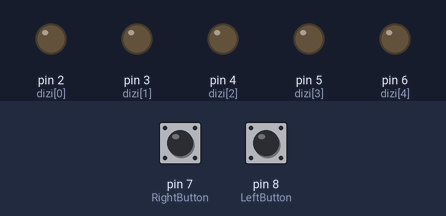
This sketch was run on a simulated Arduino Uno, built with avr-gcc and run on an emulated ATmega328P. Shown: output pins drawn as LEDs (lit = HIGH). The inputs (shaded band) are chosen by the test bench; at power-on: pin 7 (RightButton) LOW, pin 8 (LeftButton) LOW.

Above: at 1.2 s.
1.3 s: pin 7 (RightButton) pulled HIGH for 0.15 s
At 2.6 s:
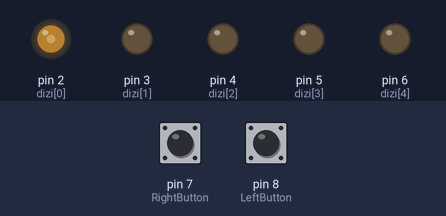
2.9 s: pin 8 (LeftButton) pulled HIGH for 0.15 s
At 3.03 s:
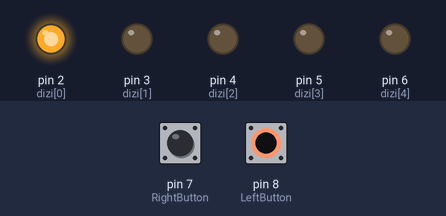
4.5 s: pin 7 (RightButton) pulled HIGH for 1 s
At 6.4 s:
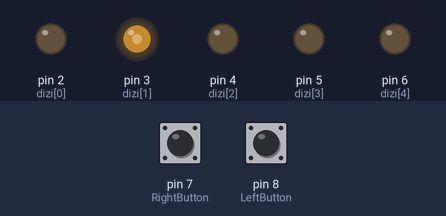
7.0 s: pin 8 (LeftButton) pulled HIGH for 1 s
At 7.8 s:
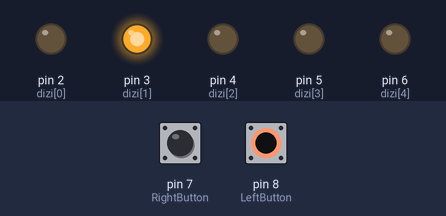
9.5 s: pin 7 (RightButton) pulled HIGH for 0.15 s
At 10.1 s:
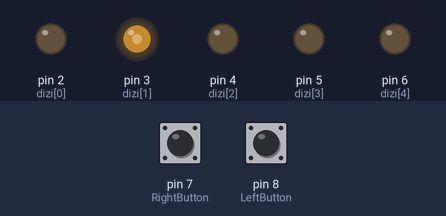
11.1 s: pin 7 (RightButton) pulled HIGH for 3.2 s
At 15.5 s:
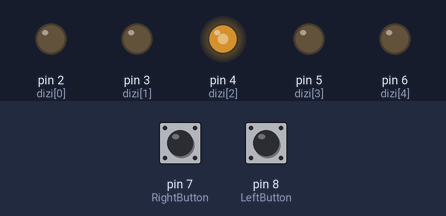
Timing chart, 0 to 16.8 s (numbered marks = the images above; inputs shaded):
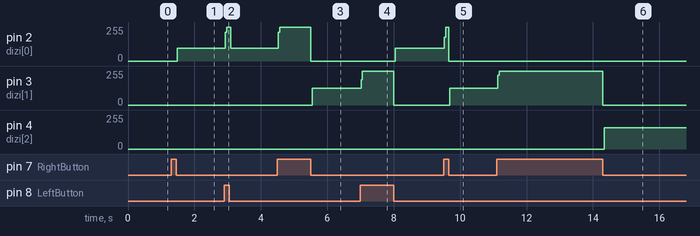

Measured:
- after the input at 1.3 s, pin 2 (dizi[0]): 0/255 → 97/255 after 0.19 s
- after the input at 2.9 s, pin 2 (dizi[0]): 97/255 → 255/255 at once, → 96/255 0.16 s later
- after the input at 4.5 s, pin 2 (dizi[0]): 96/255 → 255/255 at once, → 0/255 0.97 s later; pin 3 (dizi[1]): 0/255 → 127/255 after 1.0 s
- after the input at 7.0 s, pin 2 (dizi[0]): 0/255 → 97/255 after 1.0 s; pin 3 (dizi[1]): 127/255 → 255/255 at once, → 0/255 0.98 s later
- after the input at 9.5 s, pin 2 (dizi[0]): 97/255 → 255/255 at once, → 0/255 0.13 s later; pin 3 (dizi[1]): 0/255 → 127/255 after 0.19 s
- after the input at 11.1 s, pin 3 (dizi[1]): 127/255 → 255/255 at once, → 0/255 3.2 s later; pin 4 (dizi[2]): 0/255 → 158/255 after 3.2 s

The sketch:

LedBlinkWithButton.ino
```cpp
#define RightButton 7
#define LeftButton 8

byte dizi[5] = {2,3,4,5,6};
int i;

byte level = 0;

void setup() {


  pinMode(LeftButton , INPUT);
  pinMode(RightButton,INPUT);

  for(i=0;i<5;i++){
    pinMode(dizi[i],OUTPUT);
  }

}
void loop() {
 buttonControl();
 levelControl();

}
void buttonControl(){
  if(digitalRead(LeftButton) == HIGH){ // sol butona basildigi zaman

  while(digitalRead(LeftButton) == HIGH);  //Buton arkini onlemek icin
  if(level>1)
    level --;
  }
  if(digitalRead(RightButton) == HIGH){
  while(digitalRead(RightButton) == HIGH); //Buton arkını engellemek için!
  if(level < 5)
  level++;
  }
}

void levelControl(){
  for(byte i = 0; i < 5; i++){
  digitalWrite(dizi[i], LOW); //Bütün ledleri söndürüyoruz
  }
  if(level > 0)
  digitalWrite(dizi[level - 1], HIGH); //Kademeye göre ilgili ledi yakıyoruz
}
```
